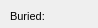
      <widget class="QWidget" name="page_54">
       <property name="geometry">
        <rect>
         <x>0</x>
         <y>0</y>
         <width>98</width>
         <height>28</height>
        </rect>
       </property>
       <attribute name="label">
        <string>Specific information</string>
       </attribute>
       <widget class="QLabel" name="label_irrigation_indicator">
        <property name="geometry">
         <rect>
          <x>10</x>
          <y>25</y>
          <width>101</width>
          <height>31</height>
         </rect>
        </property>
        <property name="font">
         <font>
          <pointsize>8</pointsize>
         </font>
        </property>
        <property name="frameShape">
         <enum>QFrame::NoFrame</enum>
        </property>
        <property name="frameShadow">
         <enum>QFrame::Plain</enum>
        </property>
        <property name="text">
         <string>Irrigation indicator:</string>
        </property>
        <property name="textFormat">
         <enum>Qt::AutoText</enum>
        </property>
        <property name="scaledContents">
         <bool>false</bool>
        </property>
        <property name="alignment">
         <set>Qt::AlignLeading|Qt::AlignLeft|Qt::AlignVCenter</set>
        </property>
        <property name="wordWrap">
         <bool>true</bool>
        </property>
        <property name="margin">
         <number>3</number>
        </property>
       </widget>
       <widget class="QLabel" name="label_buried">
        <property name="geometry">
         <rect>
          <x>10</x>
          <y>5</y>
          <width>61</width>
          <height>22</height>
         </rect>
        </property>
        <property name="font">
         <font>
          <pointsize>8</pointsize>
         </font>
        </property>
        <property name="frameShape">
         <enum>QFrame::NoFrame</enum>
        </property>
        <property name="frameShadow">
         <enum>QFrame::Plain</enum>
        </property>
        <property name="text">
         <string>Buried:</string>
        </property>
        <property name="textFormat">
         <enum>Qt::AutoText</enum>
        </property>
        <property name="scaledContents">
         <bool>false</bool>
        </property>
        <property name="alignment">
         <set>Qt::AlignLeading|Qt::AlignLeft|Qt::AlignVCenter</set>
        </property>
        <property name="margin">
         <number>3</number>
        </property>
       </widget>
       <widget class="QLabel" name="label_pression_entry">
        <property name="geometry">
         <rect>
          <x>10</x>
          <y>55</y>
          <width>111</width>
          <height>22</height>
         </rect>
        </property>
        <property name="font">
         <font>
          <pointsize>8</pointsize>
         </font>
        </property>
        <property name="frameShape">
         <enum>QFrame::NoFrame</enum>
        </property>
        <property name="frameShadow">
         <enum>QFrame::Plain</enum>
        </property>
        <property name="text">
         <string>Entry pression:</string>
        </property>
        <property name="textFormat">
         <enum>Qt::AutoText</enum>
        </property>
        <property name="scaledContents">
         <bool>false</bool>
        </property>
        <property name="alignment">
         <set>Qt::AlignLeading|Qt::AlignLeft|Qt::AlignVCenter</set>
        </property>
        <property name="margin">
         <number>3</number>
        </property>
       </widget>
       <widget class="QLabel" name="label_pression_exit">
        <property name="geometry">
         <rect>
          <x>10</x>
          <y>80</y>
          <width>111</width>
          <height>22</height>
         </rect>
        </property>
        <property name="font">
         <font>
          <pointsize>8</pointsize>
         </font>
        </property>
        <property name="frameShape">
         <enum>QFrame::NoFrame</enum>
        </property>
        <property name="frameShadow">
         <enum>QFrame::Plain</enum>
        </property>
        <property name="text">
         <string>Exit pression:</string>
        </property>
        <property name="textFormat">
         <enum>Qt::AutoText</enum>
        </property>
        <property name="scaledContents">
         <bool>false</bool>
        </property>
        <property name="alignment">
         <set>Qt::AlignLeading|Qt::AlignLeft|Qt::AlignVCenter</set>
        </property>
        <property name="margin">
         <number>3</number>
        </property>
       </widget>
       <widget class="QLineEdit" name="pression_entry">
        <property name="geometry">
         <rect>
          <x>110</x>
          <y>55</y>
          <width>160</width>
          <height>18</height>
         </rect>
        </property>
        <property name="inputMask">
         <string/>
        </property>
        <property name="text">
         <string/>
        </property>
        <property name="frame">
         <bool>true</bool>
        </property>
       </widget>
       <widget class="QLineEdit" name="pression_exit">
        <property name="geometry">
         <rect>
          <x>110</x>
          <y>80</y>
          <width>160</width>
          <height>18</height>
         </rect>
        </property>
        <property name="inputMask">
         <string/>
        </property>
        <property name="text">
         <string/>
        </property>
        <property name="frame">
         <bool>true</bool>
        </property>
       </widget>
       <widget class="QLineEdit" name="regulator_observ">
        <property name="geometry">
         <rect>
          <x>110</x>
          <y>180</y>
          <width>160</width>
          <height>18</height>
         </rect>
        </property>
        <property name="inputMask">
         <string/>
        </property>
        <property name="text">
         <string/>
        </property>
        <property name="frame">
         <bool>true</bool>
        </property>
       </widget>
       <widget class="QLabel" name="label_drive_type">
        <property name="geometry">
         <rect>
          <x>280</x>
          <y>80</y>
          <width>121</width>
          <height>22</height>
         </rect>
        </property>
        <property name="font">
         <font>
          <pointsize>8</pointsize>
         </font>
        </property>
        <property name="frameShape">
         <enum>QFrame::NoFrame</enum>
        </property>
        <property name="frameShadow">
         <enum>QFrame::Plain</enum>
        </property>
        <property name="text">
         <string>Drive type:</string>
        </property>
        <property name="textFormat">
         <enum>Qt::AutoText</enum>
        </property>
        <property name="scaledContents">
         <bool>false</bool>
        </property>
        <property name="alignment">
         <set>Qt::AlignLeading|Qt::AlignLeft|Qt::AlignVCenter</set>
        </property>
        <property name="margin">
         <number>3</number>
        </property>
       </widget>
       <widget class="QLabel" name="label_regulator_location">
        <property name="geometry">
         <rect>
          <x>10</x>
          <y>150</y>
          <width>101</width>
          <height>31</height>
         </rect>
        </property>
        <property name="font">
         <font>
          <pointsize>8</pointsize>
         </font>
        </property>
        <property name="frameShape">
         <enum>QFrame::NoFrame</enum>
        </property>
        <property name="frameShadow">
         <enum>QFrame::Plain</enum>
        </property>
        <property name="text">
         <string>Regulator location:</string>
        </property>
        <property name="textFormat">
         <enum>Qt::AutoText</enum>
        </property>
        <property name="scaledContents">
         <bool>false</bool>
        </property>
        <property name="alignment">
         <set>Qt::AlignLeading|Qt::AlignLeft|Qt::AlignVCenter</set>
        </property>
        <property name="wordWrap">
         <bool>true</bool>
        </property>
        <property name="margin">
         <number>3</number>
        </property>
       </widget>
       <widget class="QLineEdit" name="drive_type">
        <property name="geometry">
         <rect>
          <x>380</x>
          <y>80</y>
          <width>160</width>
          <height>18</height>
         </rect>
        </property>
        <property name="inputMask">
         <string/>
        </property>
        <property name="text">
         <string/>
        </property>
        <property name="frame">
         <bool>true</bool>
        </property>
       </widget>
       <widget class="QLabel" name="label_lin_meters">
        <property name="geometry">
         <rect>
          <x>280</x>
          <y>5</y>
          <width>121</width>
          <height>22</height>
         </rect>
        </property>
        <property name="font">
         <font>
          <pointsize>8</pointsize>
         </font>
        </property>
        <property name="frameShape">
         <enum>QFrame::NoFrame</enum>
        </property>
        <property name="frameShadow">
         <enum>QFrame::Plain</enum>
        </property>
        <property name="text">
         <string>Linear meters:</string>
        </property>
        <property name="textFormat">
         <enum>Qt::AutoText</enum>
        </property>
        <property name="scaledContents">
         <bool>false</bool>
        </property>
        <property name="alignment">
         <set>Qt::AlignLeading|Qt::AlignLeft|Qt::AlignVCenter</set>
        </property>
        <property name="margin">
         <number>3</number>
        </property>
       </widget>
       <widget class="QLabel" name="label_exit_code">
        <property name="geometry">
         <rect>
          <x>280</x>
          <y>55</y>
          <width>121</width>
          <height>22</height>
         </rect>
        </property>
        <property name="font">
         <font>
          <pointsize>8</pointsize>
         </font>
        </property>
        <property name="frameShape">
         <enum>QFrame::NoFrame</enum>
        </property>
        <property name="frameShadow">
         <enum>QFrame::Plain</enum>
        </property>
        <property name="text">
         <string>Exit code:</string>
        </property>
        <property name="textFormat">
         <enum>Qt::AutoText</enum>
        </property>
        <property name="scaledContents">
         <bool>false</bool>
        </property>
        <property name="alignment">
         <set>Qt::AlignLeading|Qt::AlignLeft|Qt::AlignVCenter</set>
        </property>
        <property name="margin">
         <number>3</number>
        </property>
       </widget>
       <widget class="QLineEdit" name="location">
        <property name="geometry">
         <rect>
          <x>380</x>
          <y>155</y>
          <width>160</width>
          <height>18</height>
         </rect>
        </property>
        <property name="inputMask">
         <string/>
        </property>
        <property name="text">
         <string/>
        </property>
        <property name="frame">
         <bool>true</bool>
        </property>
       </widget>
       <widget class="QLineEdit" name="lin_meters">
        <property name="geometry">
         <rect>
          <x>380</x>
          <y>5</y>
          <width>160</width>
          <height>18</height>
         </rect>
        </property>
        <property name="inputMask">
         <string/>
        </property>
        <property name="text">
         <string/>
        </property>
        <property name="frame">
         <bool>true</bool>
        </property>
       </widget>
       <widget class="QLineEdit" name="regulator_location">
        <property name="geometry">
         <rect>
          <x>110</x>
          <y>155</y>
          <width>160</width>
          <height>18</height>
         </rect>
        </property>
        <property name="inputMask">
         <string/>
        </property>
        <property name="text">
         <string/>
        </property>
        <property name="frame">
         <bool>true</bool>
        </property>
       </widget>
       <widget class="QLineEdit" name="exit_type">
        <property name="geometry">
         <rect>
          <x>380</x>
          <y>30</y>
          <width>160</width>
          <height>18</height>
         </rect>
        </property>
        <property name="inputMask">
         <string/>
        </property>
        <property name="text">
         <string/>
        </property>
        <property name="frame">
         <bool>true</bool>
        </property>
       </widget>
       <widget class="QLabel" name="label_location">
        <property name="geometry">
         <rect>
          <x>280</x>
          <y>155</y>
          <width>121</width>
          <height>22</height>
         </rect>
        </property>
        <property name="font">
         <font>
          <pointsize>8</pointsize>
         </font>
        </property>
        <property name="frameShape">
         <enum>QFrame::NoFrame</enum>
        </property>
        <property name="frameShadow">
         <enum>QFrame::Plain</enum>
        </property>
        <property name="text">
         <string>Arc id:</string>
        </property>
        <property name="textFormat">
         <enum>Qt::AutoText</enum>
        </property>
        <property name="scaledContents">
         <bool>false</bool>
        </property>
        <property name="alignment">
         <set>Qt::AlignLeading|Qt::AlignLeft|Qt::AlignVCenter</set>
        </property>
        <property name="margin">
         <number>3</number>
        </property>
       </widget>
       <widget class="QLineEdit" name="exit_code">
        <property name="geometry">
         <rect>
          <x>380</x>
          <y>55</y>
          <width>160</width>
          <height>18</height>
         </rect>
        </property>
        <property name="inputMask">
         <string/>
        </property>
        <property name="text">
         <string/>
        </property>
        <property name="frame">
         <bool>true</bool>
        </property>
       </widget>
       <widget class="QLabel" name="label_regulator_observ">
        <property name="geometry">
         <rect>
          <x>10</x>
          <y>175</y>
          <width>71</width>
          <height>31</height>
         </rect>
        </property>
        <property name="font">
         <font>
          <pointsize>8</pointsize>
         </font>
        </property>
        <property name="frameShape">
         <enum>QFrame::NoFrame</enum>
        </property>
        <property name="frameShadow">
         <enum>QFrame::Plain</enum>
        </property>
        <property name="lineWidth">
         <number>1</number>
        </property>
        <property name="midLineWidth">
         <number>0</number>
        </property>
        <property name="text">
         <string>Regulator observation:</string>
        </property>
        <property name="textFormat">
         <enum>Qt::AutoText</enum>
        </property>
        <property name="scaledContents">
         <bool>false</bool>
        </property>
        <property name="alignment">
         <set>Qt::AlignLeading|Qt::AlignLeft|Qt::AlignVCenter</set>
        </property>
        <property name="wordWrap">
         <bool>true</bool>
        </property>
        <property name="margin">
         <number>3</number>
        </property>
       </widget>
       <widget class="QLabel" name="label_exit_type">
        <property name="geometry">
         <rect>
          <x>280</x>
          <y>30</y>
          <width>121</width>
          <height>22</height>
         </rect>
        </property>
        <property name="font">
         <font>
          <pointsize>8</pointsize>
         </font>
        </property>
        <property name="frameShape">
         <enum>QFrame::NoFrame</enum>
        </property>
        <property name="frameShadow">
         <enum>QFrame::Plain</enum>
        </property>
        <property name="text">
         <string>Exit type:</string>
        </property>
        <property name="textFormat">
         <enum>Qt::AutoText</enum>
        </property>
        <property name="scaledContents">
         <bool>false</bool>
        </property>
        <property name="alignment">
         <set>Qt::AlignLeading|Qt::AlignLeft|Qt::AlignVCenter</set>
        </property>
        <property name="margin">
         <number>3</number>
        </property>
       </widget>
       <widget class="QLabel" name="label_regulator_situation">
        <property name="geometry">
         <rect>
          <x>10</x>
          <y>125</y>
          <width>111</width>
          <height>31</height>
         </rect>
        </property>
        <property name="font">
         <font>
          <pointsize>8</pointsize>
         </font>
        </property>
        <property name="frameShape">
         <enum>QFrame::NoFrame</enum>
        </property>
        <property name="frameShadow">
         <enum>QFrame::Plain</enum>
        </property>
        <property name="text">
         <string>Regulator situation:</string>
        </property>
        <property name="textFormat">
         <enum>Qt::AutoText</enum>
        </property>
        <property name="scaledContents">
         <bool>false</bool>
        </property>
        <property name="alignment">
         <set>Qt::AlignLeading|Qt::AlignLeft|Qt::AlignVCenter</set>
        </property>
        <property name="wordWrap">
         <bool>true</bool>
        </property>
        <property name="margin">
         <number>3</number>
        </property>
       </widget>
       <widget class="QLineEdit" name="regulator_situation">
        <property name="geometry">
         <rect>
          <x>110</x>
          <y>130</y>
          <width>160</width>
          <height>18</height>
         </rect>
        </property>
        <property name="inputMask">
         <string/>
        </property>
        <property name="text">
         <string/>
        </property>
        <property name="frame">
         <bool>true</bool>
        </property>
       </widget>
       <widget class="QLabel" name="label_cat_valve2">
        <property name="geometry">
         <rect>
          <x>280</x>
          <y>120</y>
          <width>96</width>
          <height>41</height>
         </rect>
        </property>
        <property name="font">
         <font>
          <pointsize>8</pointsize>
         </font>
        </property>
        <property name="frameShape">
         <enum>QFrame::NoFrame</enum>
        </property>
        <property name="frameShadow">
         <enum>QFrame::Plain</enum>
        </property>
        <property name="text">
         <string>Second valve catalog:</string>
        </property>
        <property name="textFormat">
         <enum>Qt::AutoText</enum>
        </property>
        <property name="scaledContents">
         <bool>false</bool>
        </property>
        <property name="alignment">
         <set>Qt::AlignLeading|Qt::AlignLeft|Qt::AlignVCenter</set>
        </property>
        <property name="wordWrap">
         <bool>true</bool>
        </property>
        <property name="margin">
         <number>3</number>
        </property>
       </widget>
       <widget class="QLineEdit" name="cat_valve2">
        <property name="geometry">
         <rect>
          <x>380</x>
          <y>130</y>
          <width>160</width>
          <height>18</height>
         </rect>
        </property>
        <property name="inputMask">
         <string/>
        </property>
        <property name="text">
         <string/>
        </property>
        <property name="frame">
         <bool>true</bool>
        </property>
       </widget>
       <widget class="QLabel" name="label_depth_valveshaft">
        <property name="geometry">
         <rect>
          <x>10</x>
          <y>105</y>
          <width>121</width>
          <height>22</height>
         </rect>
        </property>
        <property name="font">
         <font>
          <pointsize>8</pointsize>
         </font>
        </property>
        <property name="frameShape">
         <enum>QFrame::NoFrame</enum>
        </property>
        <property name="frameShadow">
         <enum>QFrame::Plain</enum>
        </property>
        <property name="text">
         <string>Valveshaft depth:</string>
        </property>
        <property name="textFormat">
         <enum>Qt::AutoText</enum>
        </property>
        <property name="scaledContents">
         <bool>false</bool>
        </property>
        <property name="alignment">
         <set>Qt::AlignLeading|Qt::AlignLeft|Qt::AlignVCenter</set>
        </property>
        <property name="margin">
         <number>3</number>
        </property>
       </widget>
       <widget class="QLineEdit" name="depth_valveshaft">
        <property name="geometry">
         <rect>
          <x>110</x>
          <y>105</y>
          <width>160</width>
          <height>18</height>
         </rect>
        </property>
        <property name="inputMask">
         <string/>
        </property>
        <property name="text">
         <string/>
        </property>
        <property name="frame">
         <bool>true</bool>
        </property>
       </widget>
       <widget class="QLabel" name="label_cat_diam">
        <property name="geometry">
         <rect>
          <x>280</x>
          <y>95</y>
          <width>96</width>
          <height>41</height>
         </rect>
        </property>
        <property name="font">
         <font>
          <pointsize>8</pointsize>
         </font>
        </property>
        <property name="frameShape">
         <enum>QFrame::NoFrame</enum>
        </property>
        <property name="frameShadow">
         <enum>QFrame::Plain</enum>
        </property>
        <property name="text">
         <string>Valve diameter:</string>
        </property>
        <property name="textFormat">
         <enum>Qt::AutoText</enum>
        </property>
        <property name="scaledContents">
         <bool>false</bool>
        </property>
        <property name="alignment">
         <set>Qt::AlignLeading|Qt::AlignLeft|Qt::AlignVCenter</set>
        </property>
        <property name="wordWrap">
         <bool>true</bool>
        </property>
        <property name="margin">
         <number>3</number>
        </property>
       </widget>
       <widget class="QLineEdit" name="cat_diam">
        <property name="geometry">
         <rect>
          <x>380</x>
          <y>105</y>
          <width>160</width>
          <height>18</height>
         </rect>
        </property>
        <property name="inputMask">
         <string/>
        </property>
        <property name="text">
         <string/>
        </property>
        <property name="frame">
         <bool>true</bool>
        </property>
       </widget>
       <widget class="QComboBox" name="irrigation_indicator">
        <property name="geometry">
         <rect>
          <x>110</x>
          <y>30</y>
          <width>160</width>
          <height>18</height>
         </rect>
        </property>
        <property name="autoFillBackground">
         <bool>true</bool>
        </property>
        <property name="maxVisibleItems">
         <number>8</number>
        </property>
        <property name="frame">
         <bool>false</bool>
        </property>
       </widget>
       <widget class="QComboBox" name="buried">
        <property name="geometry">
         <rect>
          <x>110</x>
          <y>5</y>
          <width>160</width>
          <height>18</height>
         </rect>
        </property>
        <property name="autoFillBackground">
         <bool>true</bool>
        </property>
        <property name="maxVisibleItems">
         <number>8</number>
        </property>
        <property name="frame">
         <bool>false</bool>
        </property>
       </widget>
      </widget>
